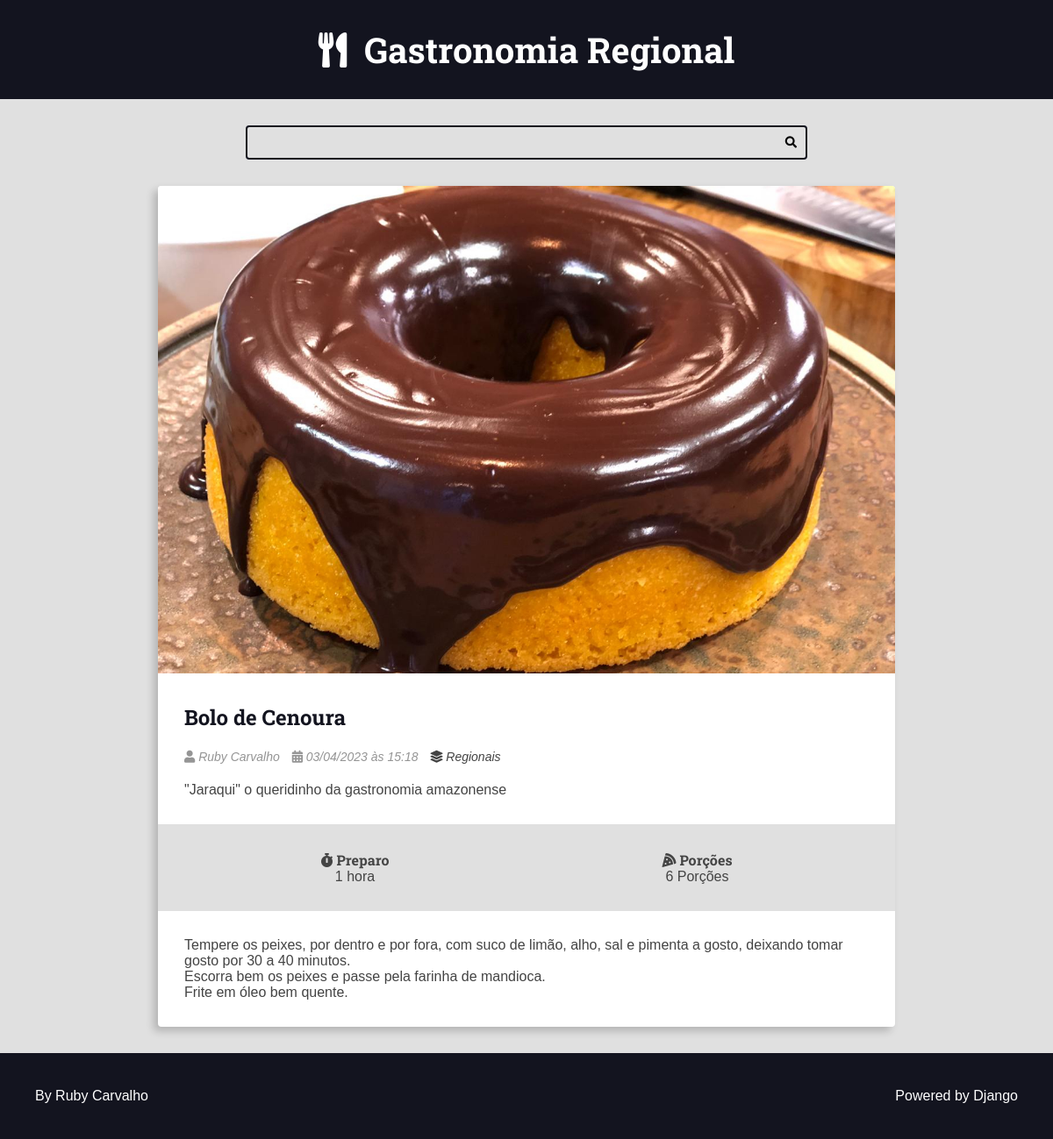
/recipes/16/, run on an earlier commit of the app's database.
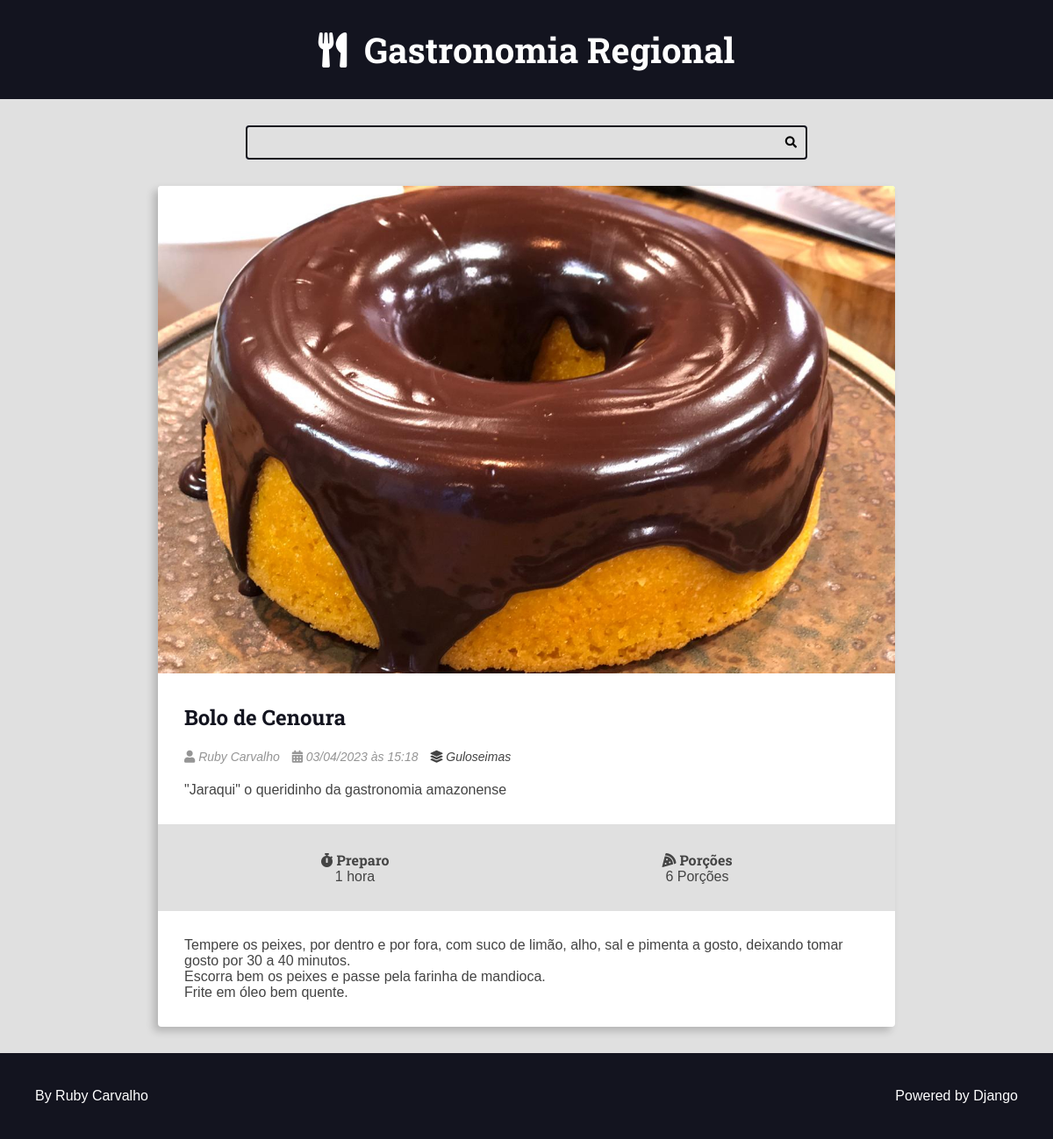
And on a later commit of the database.
### recipes/models.py (models this page shows, shortened)
class Recipe(models.Model):
    title = models.CharField(max_length=65)
    description = models.CharField(max_length=165)
    slug = models.SlugField(unique=True)
    preparation_time = models.IntegerField()
    preparation_time_unit = models.CharField(max_length=65)
    servings = models.IntegerField()
    servings_unit = models.CharField(max_length=65)
    preparation_steps = models.TextField()
    preparation_steps_is_html = models.BooleanField(default=False)
    created_at = models.DateTimeField(auto_now_add=True)
    updated_at = models.DateTimeField(auto_now=True)
    is_published = models.BooleanField(default=False)
    cover = models.ImageField(
        upload_to='recipes/covers/%Y/%m/%d/', blank=True, default='')
    category = models.ForeignKey(
        Category, on_delete=models.SET_NULL, null=True, blank=True,
        default=None
    )
    author = models.ForeignKey(
        User, on_delete=models.SET_NULL, null=True
    )

class Category(models.Model):
    name = models.CharField(max_length=65)

### recipes/views.py (the view)
# urls.py: path('recipes/<int:id>/', views.recipe, name="recipe"),
def recipe(request, id):
    recipe = get_object_or_404(Recipe, pk=id, is_published=True, )
    return render(request, 'recipes/pages/recipe-view.html', context={
        'recipe': recipe,
        'is_detail_page': True,
    })

### recipes/templates/recipes/pages/recipe-view.html (shortened to what this page needs)
{% extends 'global/base.html' %}
{% block content %}
 <div class="main-content main-content-detail container">
     {% include 'recipes/partials/recipe.html' %}
 </div>
 {% endblock content %}

### recipes/templates/recipes/partials/recipe.html (shortened to what this page needs)
<div class="recipe recipe-list-item">
    {% if recipe.cover %}
        <div class="recipe-cover">
            <a href="{% url 'recipes:recipe' recipe.id %}">
                <img src="{{ recipe.cover.url }}" alt="Temporário">
            </a>
        </div>
    {% endif %}
    <div class="recipe-title-container">
        <h2 class="recipe-title">
            <a href="{% url 'recipes:recipe' recipe.id %}">
                {{ recipe.title }}
            </a>
        </h2>
    </div>
    <div class="recipe-author">
        {% if  recipe.author is not None %}
        <span class="recipe-author-item">
            <i class="fas fa-user"></i>
            {% if recipe.author.first_name %}
                {{ recipe.author.first_name }} {{ recipe.author.last_name }}
            {% else %}
                {{ recipe.author.username }}
            {% endif %}
        </span>
        {% endif %}
        <span class="recipe-author-item">
            <i class="fas fa-calendar-alt"></i>
            {{ recipe.created_at|date:"d/m/Y" }} às {{ recipe.created_at|date:"H:i" }}
        </span>
        {% if recipe.category is not None %}
        <span class="recipe-author-item">
            <a href="{% url 'recipes:category' recipe.category.id %}">
                <i class="fas fa-layer-group"></i>
                <span>{{ recipe.category.name }}</span>
            </a>
        </span>
        {% endif %}
    </div>
    <div class="recipe-content">
        <p>{{ recipe.description }}</p>
    </div>
    <div class="recipe-meta-container">
        <div class="recipe-meta recipe-preparation">
            <h3 class="recipe-meta-title"><i class="fas fa-stopwatch"></i> Preparo</h3>
            <div class="recipe-meta-text">
                {{ recipe.preparation_time }} {{ recipe.preparation_time_unit }}
            </div>
        </div>
        <div class="recipe-meta recipe-servings">
            <h3 class="recipe-meta-title"><i class="fas fa-pizza-slice"></i> Porções</h3>
            <div class="recipe-meta-text">
                {{ recipe.servings }} {{ recipe.servings_unit }}
            </div>
        </div>
    </div>
    {% if is_detail_page is True %}
        <div class="preparation-steps">
            {% if  recipe.preparation_steps_is_html is true %}
                {{ recipe.prepation_steps| safe }}
            {% else %}
                {{ recipe.preparation_steps|linebreaksbr }}
            {% endif %}
        </div>
    {% endif %}
</div>

What changed in the data, as far as the page shows it:
changed Recipe "Bolo de Cenoura": category.name "Regionais" → "Guloseimas"
